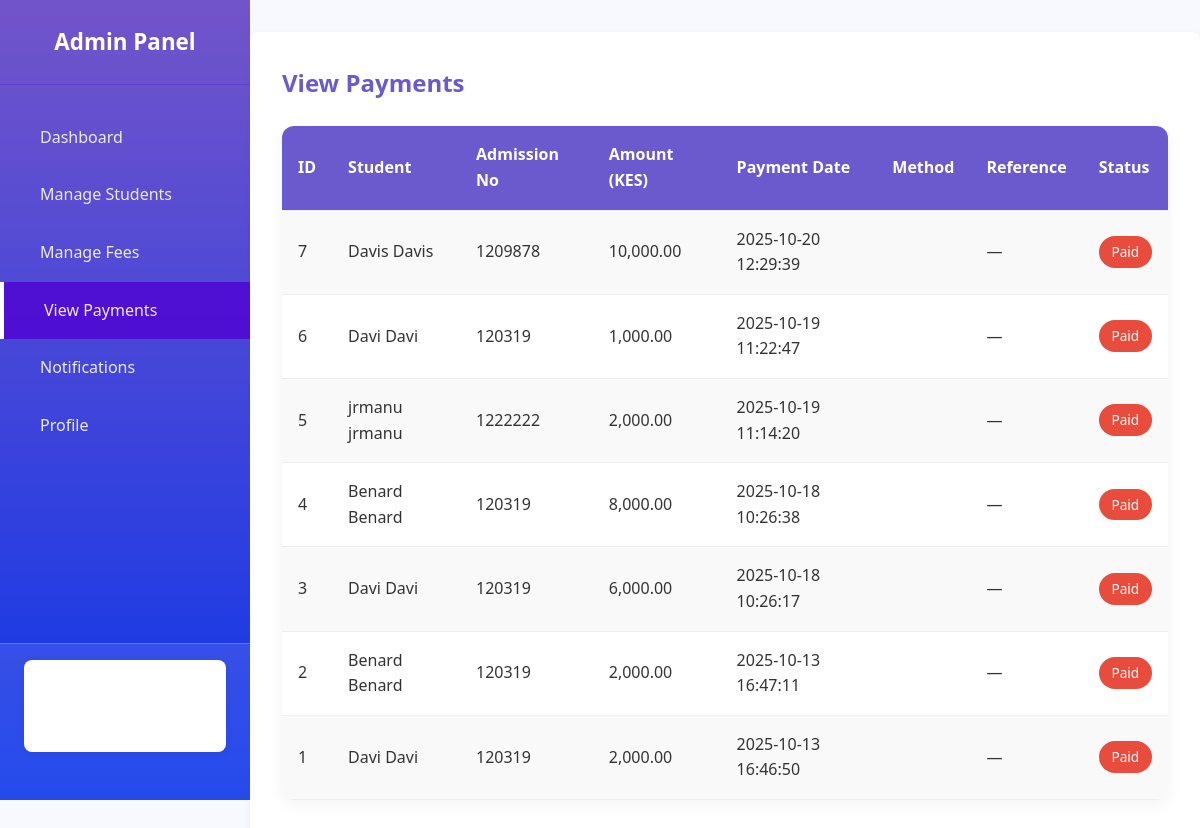
Screenshot of /view_payments.php (signed in) with the database file from the repository.
### tables this page shows
CREATE TABLE `payments` (
  `id` int(11) NOT NULL,
  `student_id` int(11) DEFAULT NULL,
  `fee_id` int(11) DEFAULT NULL,
  `amount_paid` decimal(10,2) DEFAULT NULL,
  `payment_method` varchar(50) NOT NULL DEFAULT 'N/A',
  `method` varchar(50) DEFAULT NULL,
  `payment_date` datetime DEFAULT current_timestamp(),
  `transaction_ref` varchar(50) DEFAULT NULL,
  `status` enum('Paid','Pending','Failed') DEFAULT 'Paid',
  `reference` varchar(100) DEFAULT NULL,
  `term_id` int(11) DEFAULT NULL
);

CREATE TABLE `students` (
  `id` int(11) NOT NULL,
  `admission_no` varchar(50) DEFAULT NULL,
  `full_name` varchar(100) DEFAULT NULL,
  `email` varchar(255) DEFAULT NULL,
  `class` varchar(50) DEFAULT NULL,
  `date_registered` datetime DEFAULT current_timestamp(),
  `created_at` timestamp NOT NULL DEFAULT current_timestamp(),
  `balance` decimal(10,2) DEFAULT 0.00,
  `parent_national_id` bigint(20) DEFAULT NULL,
  `parent_id` int(11) DEFAULT NULL
);

### public/view_payments.php (the view, shortened to what this page needs)
<?php
require_once '../includes/db.php';
try {
    $stmt = $pdo->query("
        SELECT
            payments.*,
            CONCAT(students.full_name, ' ', students.full_name) AS student_name,
            students.admission_no
        FROM payments
        LEFT JOIN students ON payments.student_id = students.id
        ORDER BY payments.payment_date DESC
    ");
    $payments = $stmt->fetchAll(PDO::FETCH_ASSOC);
} catch (PDOException $e) {
    die("Error fetching payments: " . $e->getMessage());
}
?>
<!DOCTYPE html>
<html lang="en">
<head>
    <link rel="stylesheet" href="assets/css/style.css">
</head>
<body>
<div class="sidebar">
  <h2>Admin Panel</h2>
  <a href="admin_dashboard.php"><i class="fas fa-home"></i> Dashboard</a>
  <a href="manage_students.php"><i class="fas fa-users"></i> Manage Students</a>
  <a href="manage_fees.php"><i class="fas fa-money-bill"></i> Manage Fees</a>
  <a href="view_payments.php" class="active"><i class="fas fa-credit-card"></i> View Payments</a>
  <a href="notifications.php"><i class="fas fa-bell"></i> Notifications</a>
  <a href="profile.php"><i class="fas fa-user"></i> Profile</a>
  <div class="logout-btn">
    <form method="POST" action="../public/logout.php">
      <button type="submit">Logout</button>
    </form>
  </div>
</div>
<div class="container">
    <h2>View Payments</h2>
    <table>
        <tr>
            <th>ID</th>
            <th>Student</th>
            <th>Admission No</th>
            <th>Amount (KES)</th>
            <th>Payment Date</th>
            <th>Method</th>
            <th>Reference</th>
            <th>Status</th>
        </tr>
        <?php if (count($payments) > 0): ?>
            <?php foreach ($payments as $pay): ?>
                <tr>
                    <td><?= htmlspecialchars($pay['id']) ?></td>
                    <td><?= htmlspecialchars($pay['student_name'] ?? 'N/A') ?></td>
                    <td><?= htmlspecialchars($pay['admission_no'] ?? 'N/A') ?></td>
                    <td><?= number_format($pay['amount_paid'], 2) ?></td>
                    <td><?= htmlspecialchars($pay['payment_date']) ?></td>
                    <td><?= htmlspecialchars(ucfirst($pay['method'])) ?></td>
                    <td><?= htmlspecialchars($pay['reference'] ?? '—') ?></td>
                    <td>
                        <?php if ($pay['status'] === 'paid'): ?>
                            <span class="badge badge-success">Paid</span>
                        <?php elseif ($pay['status'] === 'pending'): ?>
                            <span class="badge badge-warning">Pending</span>
                        <?php else: ?>
                            <span class="badge badge-danger"><?= ucfirst($pay['status']) ?></span>
                        <?php endif; ?>
                    </td>
                </tr>
            <?php endforeach; ?>
        <?php else: ?>
            <tr><td colspan="8" class="no-data">No payment records found.</td></tr>
        <?php endif; ?>
    </table>
</div>
</body>
</html>

### assets/css/style.css (style rules this page uses)
:root { --primary: #5865f2; --secondary: #00bcd4; --danger: #e74c3c; --success: #2ecc71; --warning: #f39c12; --surface: #fff; --background: #f5f7fa; --text-dark: #222; --text-light: #fff; --radius: 8px; --shadow: 0 2px 8px rgba(0,0,0,0.05); --shadow-hover: 0 4px 16px rgba(0,0,0,0.10); }
* { margin: 0; padding: 0; box-sizing: border-box; }
body { font-family: 'Segoe UI', 'Poppins', Arial, sans-serif; background: var(--background); color: var(--text-dark); line-height: 1.6; }
.container { max-width: 1200px; margin: 2rem auto; padding: 2rem; background: var(--surface); border-radius: var(--radius); box-shadow: var(--shadow); }
h1, h2, h3 { margin-bottom: 1rem; color: var(--primary); font-weight: 600; }
form { margin-bottom: 2rem; background: var(--surface); padding: 1.5rem; border-radius: var(--radius); box-shadow: var(--shadow); }
button, input[type="submit"] { background: var(--primary); color: var(--surface); border: none; padding: 0.7rem 1.5rem; border-radius: var(--radius); cursor: pointer; font-size: 1rem; font-weight: 600; transition: background 0.2s, box-shadow 0.2s; }
table { width: 100%; border-collapse: collapse; margin-bottom: 2rem; background: var(--surface); border-radius: var(--radius); overflow: hidden; box-shadow: var(--shadow); }
th, td { padding: 0.75rem 1rem; border-bottom: 1px solid #eee; text-align: left; font-size: 1rem; }
th { background: #f1f3f5; color: var(--text-dark); font-weight: 600; }
tr:nth-child(even) { background: #f9f9f9; }

### public/view_payments.php (style rules this page uses)
:root { --primary: #6a5acd; --secondary: #00bcd4; --success: #2ecc71; --danger: #e74c3c; --warning: #f1c40f; --background1: #667eea; --background2: #764ba2; --light-bg: #f8f9ff; --text-dark: #333; --text-light: #666; }
* { margin: 0; padding: 0; box-sizing: border-box; font-family: "Poppins", "Segoe UI", sans-serif; }
body { background: var(--light-bg); display: flex; min-height: 100vh; }
.sidebar { width: 250px; background: linear-gradient(180deg, #5c38c0da, #0c35eaff); color: #ffffffff; display: flex; flex-direction: column; position: fixed; height: 100vh; transition: 0.3s; z-index: 10; }
.sidebar h2 { color: #fff; text-align: center; padding: 1.5rem 0; border-bottom: 1px solid rgba(69, 9, 232, 0.2); font-size: 1.4rem; }
.sidebar a { padding: 1rem 1.5rem; color: #ecebf1ff; text-decoration: none; display: flex; align-items: center; gap: 1rem; transition: background 0.3s; }
.sidebar a:hover, .sidebar a.active { background: rgba(81, 6, 211, 0.85); border-left: 4px solid #fff; }
.logout-btn { margin-top: auto; padding: 1rem 1.5rem; background: rgba(255,255,255,0.1); text-align: center; border-top: 1px solid rgba(255,255,255,0.2); }
.logout-btn button { background: none; border: none; color: #fff; font-size: 1rem; cursor: pointer; }
.container { flex: 1; padding: 2rem; margin-left: 250px; }
h2 { color: var(--primary); margin-bottom: 1.5rem; }
table { width: 100%; border-collapse: collapse; background: #fff; border-radius: 12px; box-shadow: 0 4px 15px rgba(0,0,0,0.05); overflow: hidden; }
th, td { padding: 1rem; border-bottom: 1px solid #eee; }
th { background: var(--primary); color: #fff; }
.badge { padding: 0.4rem 0.8rem; border-radius: 20px; color: #fff; font-size: 0.85rem; }
.badge-danger { background: var(--danger); }

### rows the page displays
payments: id "7", student_name "Davis Davis", student.admission_no "1209878", amount_paid "10,000.00", payment_date "2025-10-20 12:29:39", reference "—", status "Paid"
payments: id "6", student_name "Davi Davi", student.admission_no "120319", amount_paid "1,000.00", payment_date "2025-10-19 11:22:47", reference "—", status "Paid"
payments: id "5", student_name "jrmanu jrmanu", student.admission_no "1222222", amount_paid "2,000.00", payment_date "2025-10-19 11:14:20", reference "—", status "Paid"
payments: id "4", student_name "Benard Benard", student.admission_no "120319", amount_paid "8,000.00", payment_date "2025-10-18 10:26:38", reference "—", status "Paid"
payments: id "3", student_name "Davi Davi", student.admission_no "120319", amount_paid "6,000.00", payment_date "2025-10-18 10:26:17", reference "—", status "Paid"
payments: id "2", student_name "Benard Benard", student.admission_no "120319", amount_paid "2,000.00", payment_date "2025-10-13 16:47:11", reference "—", status "Paid"
payments: id "1", student_name "Davi Davi", student.admission_no "120319", amount_paid "2,000.00", payment_date "2025-10-13 16:46:50", reference "—", status "Paid"
